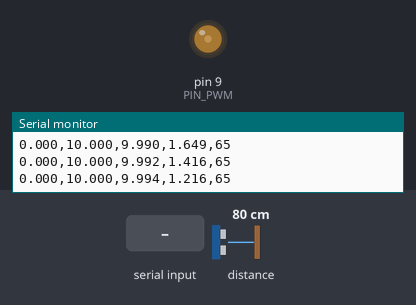
This sketch was run on a simulated Arduino Uno, built with avr-gcc and run on an emulated ATmega328P. On the bench: output pins drawn as LEDs (lit = HIGH), the last lines printed to the serial monitor. The test bench sets the inputs (shaded band); at power-on: distance to the obstacle 80 cm.

Above: at 1.2 s.
1.3 s: "0\n" received over Serial
4.3 s: "30,150\n" received over Serial
At 4.9 s:
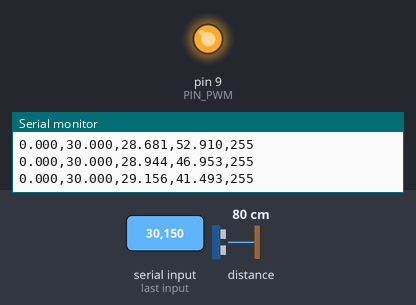
7.3 s: distance to the obstacle set to 9 cm
10.3 s: distance to the obstacle set to 2 cm
11.8 s: distance to the obstacle set to 4 cm
At 13.6 s:
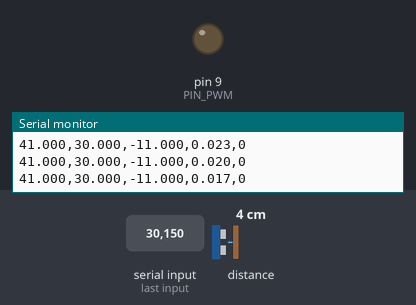
Timing chart, 0 to 15.1 s (numbered marks = the images above; inputs shaded):
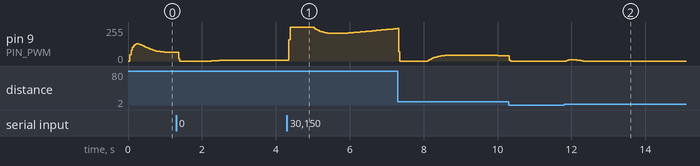

Measured:
- after the input at 11.8 s, pin 9 (PIN_PWM): rises from 0/255 to 10/255 in 0.11 s, then falls to 0/255 in 0.36 s

The sketch:

ganacias_filtro.ino
```cpp
// ===============================================================
// Levitador neumático - VL53L0X con PID adaptativo (gain scheduling)
// Sensor montado arriba, midiendo hacia abajo.
// Con filtro EMA (Media Móvil Exponencial) aplicado al error y derivada
// ===============================================================

#include <Wire.h>
#include <Adafruit_VL53L0X.h>

// ----- OBJETO SENSOR -----
Adafruit_VL53L0X lox = Adafruit_VL53L0X();

// ----- PINES -----
const int PIN_PWM = 9;  // salida PWM al ventilador

// ----- TIEMPOS -----
const unsigned long DT_US = 20000; // periodo del lazo = 20 ms (50 Hz)
const float DT = DT_US * 1e-6;     // segundos

// ----- RANGO -----
const float H_MIN = 0.0;   // altura mínima (cm)
const float H_MAX = 45.0;  // altura máxima (cm)

// ----- ALTURA DEL SENSOR -----
const float H_SENSOR = 45.0; // cm desde la base hasta el VL53L0X

// ----- PID (ganancias base) -----
float kp = 0.105;
float ki = 0.03;
float kd = 0.05;

// ----- SETPOINT -----
float setpoint = 10.0;  // altura deseada (cm)

// ----- VARIABLES DEL CONTROL -----
float altura = 0.0;
float err = 0.0, err_prev = 0.0, err_filt = 0.0;
float integ = 0.0;
float deriv = 0.0, deriv_filt = 0.0;
float u = 0.0;

// ----- FILTRO EMA -----
float alpha_err = 0.2;    // suavizado para el error
float alpha_deriv = 0.15; // suavizado para la derivada

unsigned long t1, t2;

// ----- DEBUG -----
const bool PRINT_VERBOSE = true;

// ===============================================================
// CONFIGURACIÓN INICIAL
// ===============================================================
void setup() {
  Serial.begin(115200);
  Wire.begin();

  pinMode(PIN_PWM, OUTPUT);
  analogWrite(PIN_PWM, 0);

  Serial.println(F("LEVITADOR: VL53L0X + PID con gain scheduling + filtro EMA"));
  Serial.println(F("Envía por Serial un número (ej: 20) para cambiar el setpoint"));
  Serial.println(F("O escribe: PID kp ki kd   (ej: PID 0.08 0.02 0.01)"));
  Serial.println();

  if (!lox.begin()) {
    Serial.println(F("ERROR: No se detectó el VL53L0X. Verifica conexión I2C."));
    while (1);
  }
  Serial.println(F("Sensor VL53L0X inicializado correctamente."));
}

// ===============================================================
// LECTURA DE COMANDOS SERIAL
// ===============================================================
void processSerial() {
  if (Serial.available() == 0) return;

  String s = Serial.readStringUntil('\n');
  s.trim();
  if (s.length() == 0) return;

  if (s.startsWith("PID") || s.startsWith("pid")) {
    float k1 = kp, k2 = ki, k3 = kd;
    int n = sscanf(s.c_str(), "PID %f %f %f", &k1, &k2, &k3);
    if (n >= 1) kp = k1;
    if (n >= 2) ki = k2;
    if (n >= 3) kd = k3;

    Serial.print("PID actualizado: kp="); Serial.print(kp,5);
    Serial.print(" ki="); Serial.print(ki,6);
    Serial.print(" kd="); Serial.println(kd,6);
    return;
  }

  float v = s.toFloat();
  if (!(v == 0.0 && s != "0" && s != "0.0")) {
    if (v >= H_MIN && v <= H_MAX) {
      setpoint = v;
      Serial.print("Setpoint = "); Serial.print(setpoint); Serial.println(" cm");
    } else {
      Serial.println("Setpoint fuera de rango (0-45)");
    }
  } else {
    Serial.println("Comando no entendido.");
  }
}

// ===============================================================
// BUCLE PRINCIPAL
// ===============================================================
void loop() {
  t1 = micros();
  processSerial();

  // --- 1. Lectura del sensor VL53L0X ---
  VL53L0X_RangingMeasurementData_t measure;
  lox.rangingTest(&measure, false);

  if (measure.RangeStatus != 4) { // 4 = fuera de rango
    float d_sensor = measure.RangeMilliMeter / 10.0; // mm → cm
    altura = H_SENSOR - d_sensor;
    altura = constrain(altura, H_MIN, H_MAX);
  } else {
    Serial.println(F("Advertencia: lectura fuera de rango"));
  }

  // --- 2. Cálculo del error con filtro EMA ---
  float err_raw = setpoint - altura;
  err_filt = alpha_err * err_raw + (1 - alpha_err) * err_filt;  // error suavizado

  // --- 3. PID con derivada filtrada ---
  integ += err_filt * DT;
  integ = constrain(integ, -100.0, 100.0);

  float deriv_raw = (err_filt - err_prev) / DT;
  deriv_filt = alpha_deriv * deriv_raw + (1 - alpha_deriv) * deriv_filt;  // derivada suavizada

  float u_pid = kp * err_filt + ki * integ + kd * deriv_filt;

  // ===============================================================
  // GAIN SCHEDULING (Reglas expertas suavizadas)
  // ===============================================================
  float gs = 1.0;

  if (fabs(err_filt) > 0.8)       gs = 1.0;
  else if (fabs(err_filt) > 0.4)  gs = 0.8;
  else if (fabs(err_filt) > 0.2)  gs = 0.7;
  else if (fabs(err_filt) > 0.05) gs = 0.6;
  else                            gs = 0.55;

  u = gs * u_pid;

  // --- 4. Salida PWM ---
  float vOut = constrain(u, 0.0, 5.0);
  int pwm = map(vOut * 100, 0, 500, 0, 255);
  analogWrite(PIN_PWM, pwm);

  // --- 5. Telemetría ---
  if (PRINT_VERBOSE) {
    Serial.print(altura, 3); Serial.print(',');
    Serial.print(setpoint, 3); Serial.print(',');
    Serial.print(err_filt, 3); Serial.print(',');
    Serial.print(deriv_filt, 3); Serial.print(',');
    Serial.println(pwm);
  }

  // --- 6. Mantener periodo fijo ---
  t2 = micros();
  while ((t2 - t1) < DT_US) t2 = micros();

  err_prev = err_filt;
}
```
